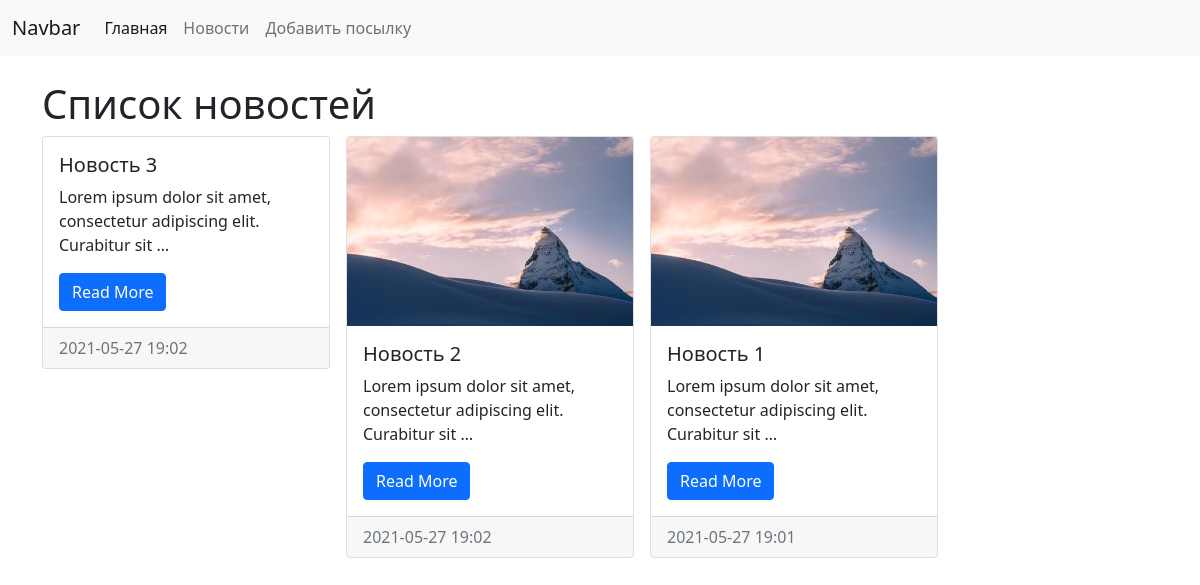
The app's page /novosti/ with its own data.
### news/models.py (models this page shows, shortened)
class New(models.Model):
    title = models.CharField('Заголовок', max_length=255)
    body = models.TextField('Описание')
    image = models.ImageField(verbose_name='Изображение', upload_to='images/news/%Y/%m/%d/', blank=True)
    created_at = models.DateTimeField(auto_now_add=True)
    updated_at = models.DateTimeField(auto_now=True)
    is_published = models.BooleanField(default=True)
    class Meta:
        verbose_name = 'Новость'
        verbose_name_plural = 'Новости'
        ordering = ['-created_at']

### news/views.py (the view)
# urls.py: path('novosti/', news_list, name='news'),
def news_list(request):
    news = New.objects.all()
    context = {
        'news': news,
        'title': 'Список новостей'
    }
    return render(request, 'news/index.html', context=context)

### news/templates/news/index.html
{% extends 'base.html' %}
{% block content %}
    <h1>{{ title }}</h1>
    {% for new in news %}
        <div class="card float-start me-3 mb-3" style="width: 18rem;">
            {% if new.image %}
                <img src="{{ new.image.url }}" class="card-img-top" alt="{{ new.title }}">
            {% endif %}
            <div class="card-body">
                <h5 class="card-title">{{ new.title }}</h5>
                <p class="card-text">{{ new.body|truncatewords:10 }}</p>
                <a href="{% url 'new' new.id %}" class="btn btn-primary">Read More</a>
            </div>
            <div class="card-footer text-muted">{{ new.created_at|date:'Y-m-d H:i' }}</div>
        </div>
    {% endfor %}
{% endblock %}

### records on screen
New: title "Новость 3", body "Lorem ipsum dolor sit amet, consectetur adipiscing elit. Curabitur sit …", created_at "2021-05-27 19:02"
New: image (picture), title "Новость 2", body "Lorem ipsum dolor sit amet, consectetur adipiscing elit. Curabitur sit …", created_at "2021-05-27 19:02"
New: image (picture), title "Новость 1", body "Lorem ipsum dolor sit amet, consectetur adipiscing elit. Curabitur sit …", created_at "2021-05-27 19:01"

### other values on screen
{{ title }} "Список новостей"
